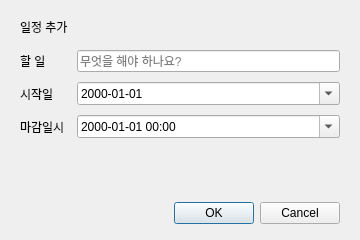
<?xml version="1.0" encoding="UTF-8"?>
<ui version="4.0">
 <class>Dialog</class>
 <widget class="QDialog" name="Dialog">
  <property name="geometry">
   <rect>
    <x>0</x>
    <y>0</y>
    <width>360</width>
    <height>240</height>
   </rect>
  </property>
  <property name="minimumSize">
   <size>
    <width>340</width>
    <height>220</height>
   </size>
  </property>
  <property name="windowTitle">
   <string>일정 추가</string>
  </property>
  <layout class="QVBoxLayout" name="root_layout">
   <property name="leftMargin">
    <number>20</number>
   </property>
   <property name="topMargin">
    <number>18</number>
   </property>
   <property name="rightMargin">
    <number>20</number>
   </property>
   <property name="bottomMargin">
    <number>16</number>
   </property>
   <property name="spacing">
    <number>14</number>
   </property>
   <item>
    <widget class="QLabel" name="add_title_label">
     <property name="text">
      <string>일정 추가</string>
     </property>
    </widget>
   </item>
   <item>
    <layout class="QFormLayout" name="formLayout">
     <property name="horizontalSpacing">
      <number>12</number>
     </property>
     <property name="verticalSpacing">
      <number>10</number>
     </property>
     <property name="fieldGrowthPolicy">
      <enum>QFormLayout::FieldGrowthPolicy::AllNonFixedFieldsGrow</enum>
     </property>
     <item row="0" column="0">
      <widget class="QLabel" name="add_task_label">
       <property name="text">
        <string>할 일</string>
       </property>
      </widget>
     </item>
     <item row="0" column="1">
      <widget class="QLineEdit" name="add_task_edit">
       <property name="placeholderText">
        <string>무엇을 해야 하나요?</string>
       </property>
       <property name="clearButtonEnabled">
        <bool>true</bool>
       </property>
      </widget>
     </item>
     <item row="1" column="0">
      <widget class="QLabel" name="add_start_date_label">
       <property name="text">
        <string>시작일</string>
       </property>
      </widget>
     </item>
     <item row="1" column="1">
      <widget class="QDateEdit" name="add_start_dateEdit">
       <property name="displayFormat">
        <string>yyyy-MM-dd</string>
       </property>
       <property name="calendarPopup">
        <bool>true</bool>
       </property>
      </widget>
     </item>
     <item row="2" column="0">
      <widget class="QLabel" name="add_end_date_label">
       <property name="text">
        <string>마감일시</string>
       </property>
      </widget>
     </item>
     <item row="2" column="1">
      <widget class="QDateTimeEdit" name="add_end_dateEdit">
       <property name="displayFormat">
        <string>yyyy-MM-dd HH:mm</string>
       </property>
       <property name="calendarPopup">
        <bool>true</bool>
       </property>
      </widget>
     </item>
    </layout>
   </item>
   <item>
    <spacer name="form_spacer">
     <property name="orientation">
      <enum>Qt::Orientation::Vertical</enum>
     </property>
     <property name="sizeHint" stdset="0">
      <size>
       <width>20</width>
       <height>8</height>
      </size>
     </property>
    </spacer>
   </item>
   <item>
    <widget class="QDialogButtonBox" name="buttonBox">
     <property name="orientation">
      <enum>Qt::Orientation::Horizontal</enum>
     </property>
     <property name="standardButtons">
      <set>QDialogButtonBox::StandardButton::Cancel|QDialogButtonBox::StandardButton::Ok</set>
     </property>
    </widget>
   </item>
  </layout>
 </widget>
 <resources/>
 <connections>
  <connection>
   <sender>buttonBox</sender>
   <signal>accepted()</signal>
   <receiver>Dialog</receiver>
   <slot>accept()</slot>
   <hints>
    <hint type="sourcelabel">
     <x>248</x>
     <y>254</y>
    </hint>
    <hint type="destinationlabel">
     <x>157</x>
     <y>274</y>
    </hint>
   </hints>
  </connection>
  <connection>
   <sender>buttonBox</sender>
   <signal>rejected()</signal>
   <receiver>Dialog</receiver>
   <slot>reject()</slot>
   <hints>
    <hint type="sourcelabel">
     <x>316</x>
     <y>260</y>
    </hint>
    <hint type="destinationlabel">
     <x>286</x>
     <y>274</y>
    </hint>
   </hints>
  </connection>
 </connections>
</ui>
